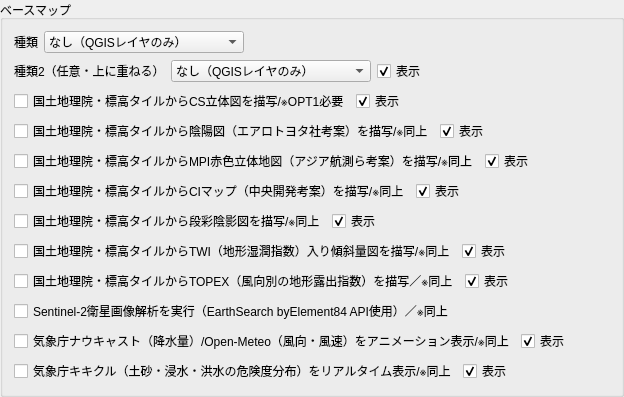
    <widget class="QGroupBox" name="groupBasemap">
     <property name="title">
      <string>ベースマップ</string>
     </property>
     <layout class="QVBoxLayout" name="layoutBasemap">
      <item>
       <layout class="QHBoxLayout" name="layoutBasemapRow1">
        <item>
         <widget class="QLabel" name="lblBasemap">
          <property name="text">
           <string>種類</string>
          </property>
         </widget>
        </item>
        <item>
         <widget class="QComboBox" name="cmbBasemap">
          <property name="minimumSize">
           <size>
            <width>200</width>
            <height>0</height>
           </size>
          </property>
          <item>
           <property name="text">
            <string>なし（QGISレイヤのみ）</string>
           </property>
          </item>
          <item>
           <property name="text">
            <string>国土地理院・標準地図</string>
           </property>
          </item>
          <item>
           <property name="text">
            <string>国土地理院・全国最新写真</string>
           </property>
          </item>
          <item>
           <property name="text">
            <string>国土地理院・淡色地図</string>
           </property>
          </item>
          <item>
           <property name="text">
            <string>OpenStreetMap</string>
           </property>
          </item>
         </widget>
        </item>
        <item>
         <spacer name="spacerBasemap">
          <property name="orientation">
           <enum>Qt::Horizontal</enum>
          </property>
          <property name="sizeHint" stdset="0">
           <size>
            <width>40</width>
            <height>20</height>
           </size>
          </property>
         </spacer>
        </item>
       </layout>
      </item>
      <item>
       <layout class="QHBoxLayout" name="layoutBasemapRow1b">
        <item>
         <widget class="QLabel" name="lblBasemap2">
          <property name="text">
           <string>種類2（任意・上に重ねる）</string>
          </property>
         </widget>
        </item>
        <item>
         <widget class="QComboBox" name="cmbBasemap2">
          <property name="minimumSize">
           <size>
            <width>200</width>
            <height>0</height>
           </size>
          </property>
          <item>
           <property name="text">
            <string>なし（QGISレイヤのみ）</string>
           </property>
          </item>
          <item>
           <property name="text">
            <string>国土地理院・標準地図</string>
           </property>
          </item>
          <item>
           <property name="text">
            <string>国土地理院・全国最新写真</string>
           </property>
          </item>
          <item>
           <property name="text">
            <string>国土地理院・淡色地図</string>
           </property>
          </item>
          <item>
           <property name="text">
            <string>OpenStreetMap</string>
           </property>
          </item>
         </widget>
        </item>
        <item>
         <widget class="QCheckBox" name="chkBasemap2Vis">
          <property name="text">
           <string>表示</string>
          </property>
          <property name="toolTip">
           <string>種類2のベースマップの初期表示状態。チェックを外すと、出力後の地図では非表示の状態で開始します（レイヤパネルで切り替え可能）。</string>
          </property>
          <property name="checked">
           <bool>true</bool>
          </property>
         </widget>
        </item>
        <item>
         <spacer name="spacerBasemap2">
          <property name="orientation">
           <enum>Qt::Horizontal</enum>
          </property>
          <property name="sizeHint" stdset="0">
           <size>
            <width>40</width>
            <height>20</height>
           </size>
          </property>
         </spacer>
        </item>
       </layout>
      </item>
      <item>
       <layout class="QHBoxLayout" name="layoutBasemapRow2">
        <item>
         <widget class="QCheckBox" name="chkCsmap">
          <property name="text">
           <string>国土地理院・標高タイルからCS立体図を描写/※OPT1必要</string>
          </property>
          <property name="checked">
           <bool>false</bool>
          </property>
         </widget>
        </item>
        <item>
         <widget class="QCheckBox" name="chkCsmapVis">
          <property name="text">
           <string>表示</string>
          </property>
          <property name="checked">
           <bool>true</bool>
          </property>
         </widget>
        </item>
        <item>
         <spacer name="spacerCsmap">
          <property name="orientation">
           <enum>Qt::Horizontal</enum>
          </property>
          <property name="sizeHint" stdset="0">
           <size>
            <width>40</width>
            <height>20</height>
           </size>
          </property>
         </spacer>
        </item>
       </layout>
      </item>
      <item>
       <layout class="QHBoxLayout" name="layoutBasemapRow3">
        <item>
         <widget class="QCheckBox" name="chkInyouzu">
          <property name="text">
           <string>国土地理院・標高タイルから陰陽図（エアロトヨタ社考案）を描写/※同上</string>
          </property>
          <property name="checked">
           <bool>false</bool>
          </property>
         </widget>
        </item>
        <item>
         <widget class="QCheckBox" name="chkInyouzuVis">
          <property name="text">
           <string>表示</string>
          </property>
          <property name="checked">
           <bool>true</bool>
          </property>
         </widget>
        </item>
        <item>
         <spacer name="spacerInyouzu">
          <property name="orientation">
           <enum>Qt::Horizontal</enum>
          </property>
          <property name="sizeHint" stdset="0">
           <size>
            <width>40</width>
            <height>20</height>
           </size>
          </property>
         </spacer>
        </item>
       </layout>
      </item>
      <item>
       <layout class="QHBoxLayout" name="layoutBasemapRow4">
        <item>
         <widget class="QCheckBox" name="chkMpiRrim">
          <property name="text">
           <string>国土地理院・標高タイルからMPI赤色立体地図（アジア航測ら考案）を描写/※同上</string>
          </property>
          <property name="checked">
           <bool>false</bool>
          </property>
         </widget>
        </item>
        <item>
         <widget class="QCheckBox" name="chkMpiRrimVis">
          <property name="text">
           <string>表示</string>
          </property>
          <property name="checked">
           <bool>true</bool>
          </property>
         </widget>
        </item>
        <item>
         <spacer name="spacerMpiRrim">
          <property name="orientation">
           <enum>Qt::Horizontal</enum>
          </property>
          <property name="sizeHint" stdset="0">
           <size>
            <width>40</width>
            <height>20</height>
           </size>
          </property>
         </spacer>
        </item>
       </layout>
      </item>
      <item>
       <layout class="QHBoxLayout" name="layoutBasemapRow5">
        <item>
         <widget class="QCheckBox" name="chkCimap">
          <property name="text">
           <string>国土地理院・標高タイルからCIマップ（中央開発考案）を描写/※同上</string>
          </property>
          <property name="checked">
           <bool>false</bool>
          </property>
         </widget>
        </item>
        <item>
         <widget class="QCheckBox" name="chkCimapVis">
          <property name="text">
           <string>表示</string>
          </property>
          <property name="checked">
           <bool>true</bool>
          </property>
         </widget>
        </item>
        <item>
         <spacer name="spacerCimap">
          <property name="orientation">
           <enum>Qt::Horizontal</enum>
          </property>
          <property name="sizeHint" stdset="0">
           <size>
            <width>40</width>
            <height>20</height>
           </size>
          </property>
         </spacer>
        </item>
       </layout>
      </item>
      <item>
       <layout class="QHBoxLayout" name="layoutBasemapRow6">
        <item>
         <widget class="QCheckBox" name="chkColorrelief">
          <property name="text">
           <string>国土地理院・標高タイルから段彩陰影図を描写/※同上</string>
          </property>
          <property name="checked">
           <bool>false</bool>
          </property>
         </widget>
        </item>
        <item>
         <widget class="QCheckBox" name="chkColorreliefVis">
          <property name="text">
           <string>表示</string>
          </property>
          <property name="checked">
           <bool>true</bool>
          </property>
         </widget>
        </item>
        <item>
         <spacer name="spacerColorrelief">
          <property name="orientation">
           <enum>Qt::Horizontal</enum>
          </property>
          <property name="sizeHint" stdset="0">
           <size>
            <width>40</width>
            <height>20</height>
           </size>
          </property>
         </spacer>
        </item>
       </layout>
      </item>
      <item>
       <layout class="QHBoxLayout" name="layoutBasemapRowTwi">
        <item>
         <widget class="QCheckBox" name="chkTwi">
          <property name="text">
           <string>国土地理院・標高タイルからTWI（地形湿潤指数）入り傾斜量図を描写/※同上</string>
          </property>
          <property name="checked">
           <bool>false</bool>
          </property>
         </widget>
        </item>
        <item>
         <widget class="QCheckBox" name="chkTwiVis">
          <property name="text">
           <string>表示</string>
          </property>
          <property name="checked">
           <bool>true</bool>
          </property>
         </widget>
        </item>
        <item>
         <spacer name="spacerTwi">
          <property name="orientation">
           <enum>Qt::Horizontal</enum>
          </property>
          <property name="sizeHint" stdset="0">
           <size>
            <width>40</width>
            <height>20</height>
           </size>
          </property>
         </spacer>
        </item>
       </layout>
      </item>
      <item>
       <layout class="QHBoxLayout" name="layoutBasemapRowTopex">
        <item>
         <widget class="QCheckBox" name="chkTopex">
          <property name="text">
           <string>国土地理院・標高タイルからTOPEX（風向別の地形露出指数）を描写／※同上</string>
          </property>
          <property name="checked"><bool>false</bool></property>
         </widget>
        </item>
        <item>
         <widget class="QCheckBox" name="chkTopexVis">
          <property name="text">
           <string>表示</string>
          </property>
          <property name="checked">
           <bool>true</bool>
          </property>
         </widget>
        </item>
        <item>
         <spacer name="spacerTopex">
          <property name="orientation"><enum>Qt::Horizontal</enum></property>
          <property name="sizeHint" stdset="0"><size><width>40</width><height>20</height></size></property>
         </spacer>
        </item>
       </layout>
      </item>
      <item>
       <layout class="QHBoxLayout" name="layoutBasemapRowSentinelChange">
        <item>
         <widget class="QCheckBox" name="chkSentinelChange">
          <property name="text">
           <string>Sentinel-2衛星画像解析を実行（EarthSearch byElement84 API使用）／※同上</string>
          </property>
          <property name="checked"><bool>false</bool></property>
         </widget>
        </item>
        <item>
         <spacer name="spacerSentinelChange">
          <property name="orientation"><enum>Qt::Horizontal</enum></property>
          <property name="sizeHint" stdset="0"><size><width>40</width><height>20</height></size></property>
         </spacer>
        </item>
       </layout>
      </item>
      <item>
       <layout class="QHBoxLayout" name="layoutBasemapRow7">
        <item>
         <widget class="QCheckBox" name="chkWeather">
          <property name="text">
           <string>気象庁ナウキャスト（降水量）/Open-Meteo（風向・風速）をアニメーション表示/※同上</string>
          </property>
          <property name="checked">
           <bool>false</bool>
          </property>
         </widget>
        </item>
        <item>
         <widget class="QCheckBox" name="chkWeatherVis">
          <property name="text">
           <string>表示</string>
          </property>
          <property name="checked">
           <bool>true</bool>
          </property>
         </widget>
        </item>
        <item>
         <spacer name="spacerWeather">
          <property name="orientation">
           <enum>Qt::Horizontal</enum>
          </property>
          <property name="sizeHint" stdset="0">
           <size>
            <width>40</width>
            <height>20</height>
           </size>
          </property>
         </spacer>
        </item>
       </layout>
      </item>
      <item>
       <layout class="QHBoxLayout" name="layoutBasemapRow8">
        <item>
         <widget class="QCheckBox" name="chkKikikuru">
          <property name="text">
           <string>気象庁キキクル（土砂・浸水・洪水の危険度分布）をリアルタイム表示/※同上</string>
          </property>
          <property name="checked">
           <bool>false</bool>
          </property>
         </widget>
        </item>
        <item>
         <widget class="QCheckBox" name="chkKikikuruVis">
          <property name="text">
           <string>表示</string>
          </property>
          <property name="checked">
           <bool>true</bool>
          </property>
         </widget>
        </item>
        <item>
         <spacer name="spacerKikikuru">
          <property name="orientation">
           <enum>Qt::Horizontal</enum>
          </property>
          <property name="sizeHint" stdset="0">
           <size>
            <width>40</width>
            <height>20</height>
           </size>
          </property>
         </spacer>
        </item>
       </layout>
      </item>
     </layout>
    </widget>
